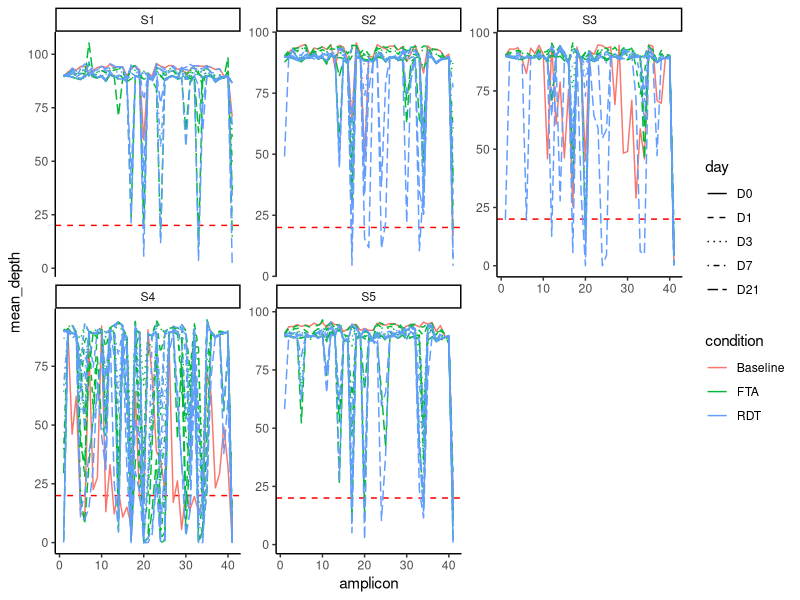
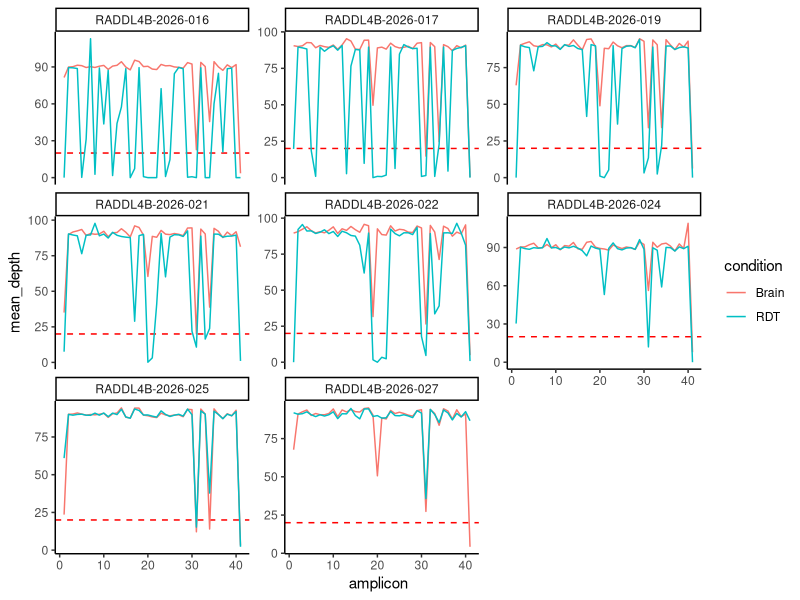
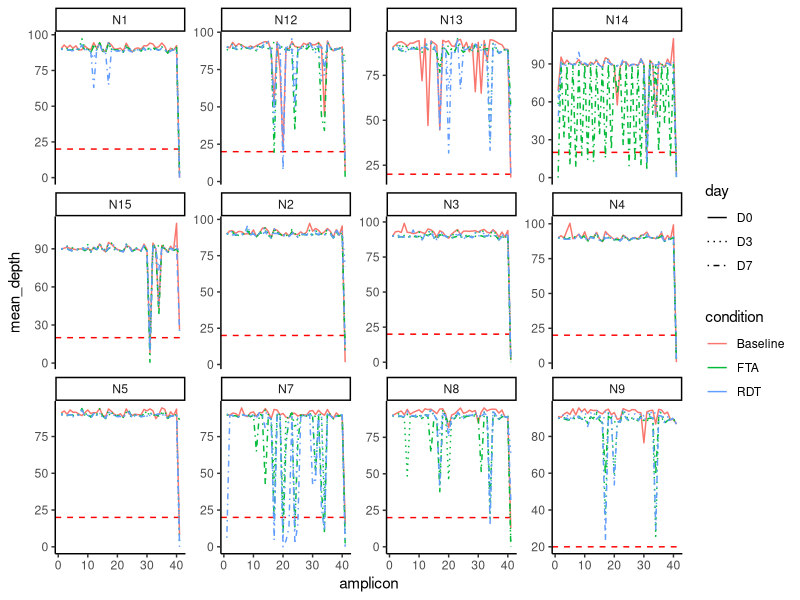
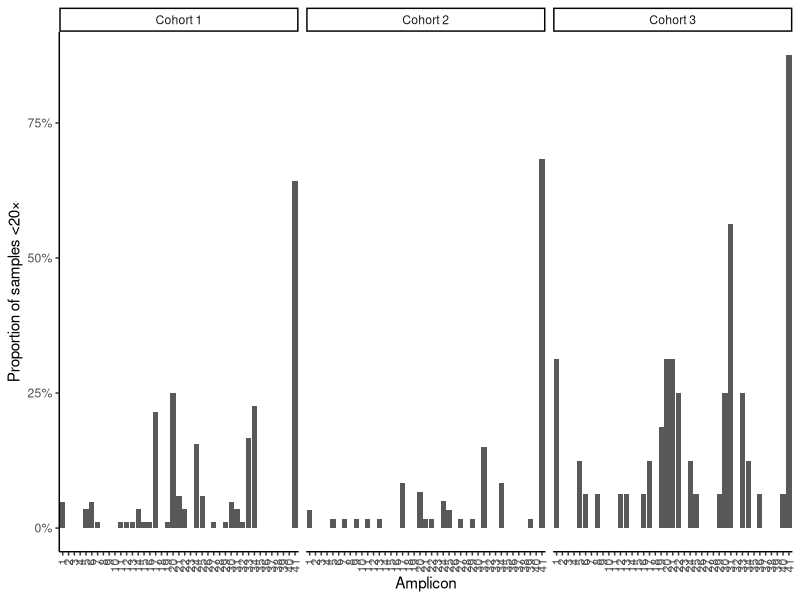
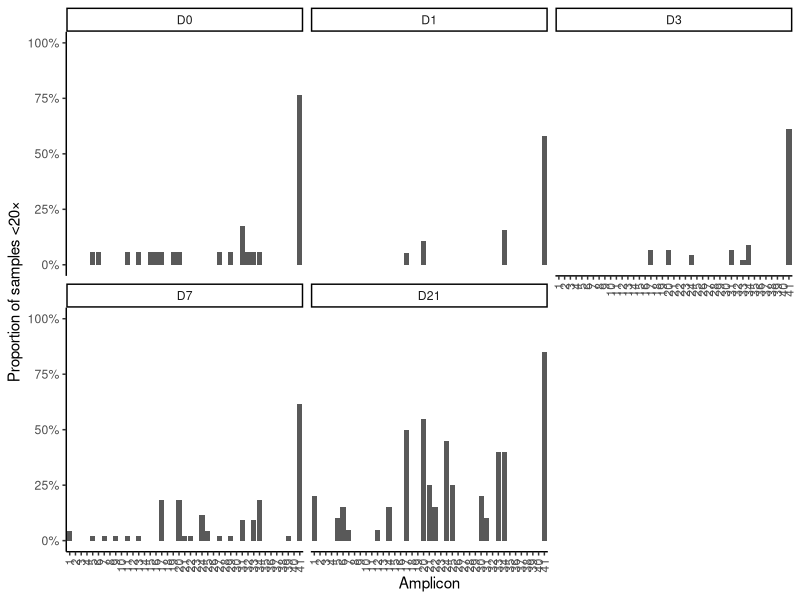
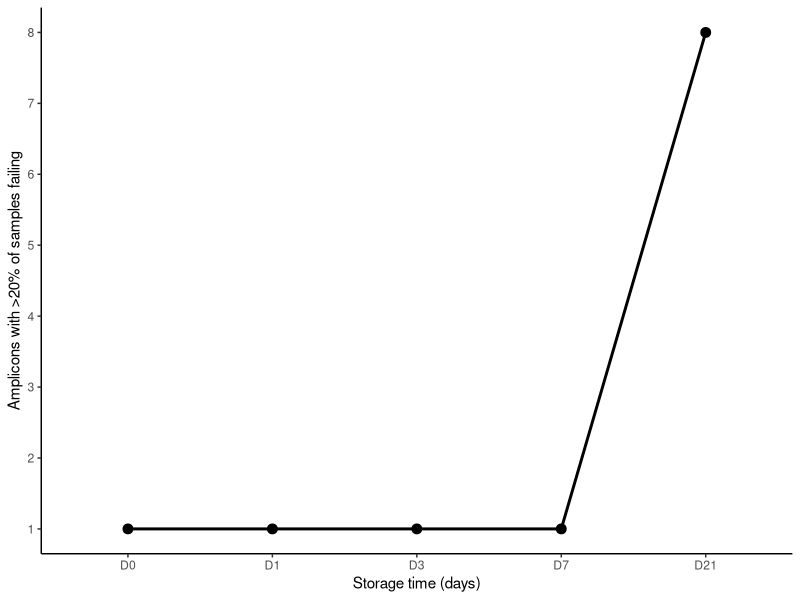
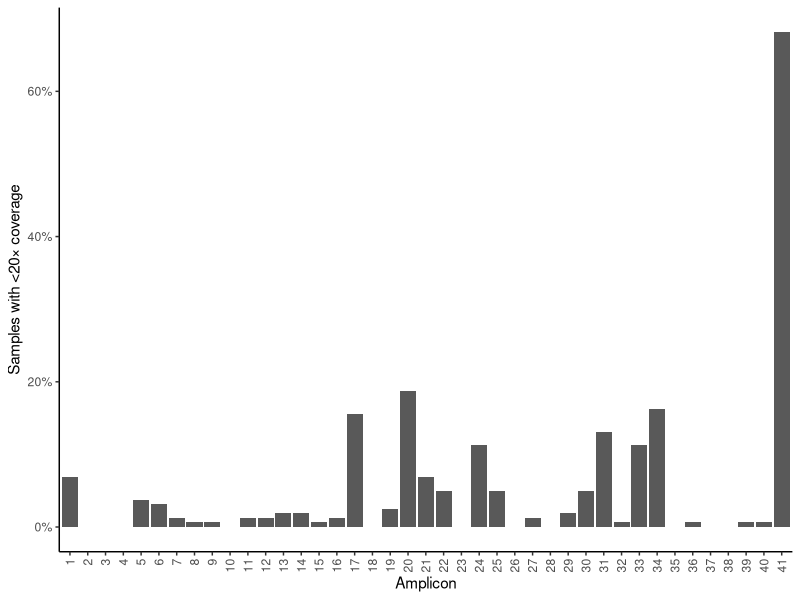
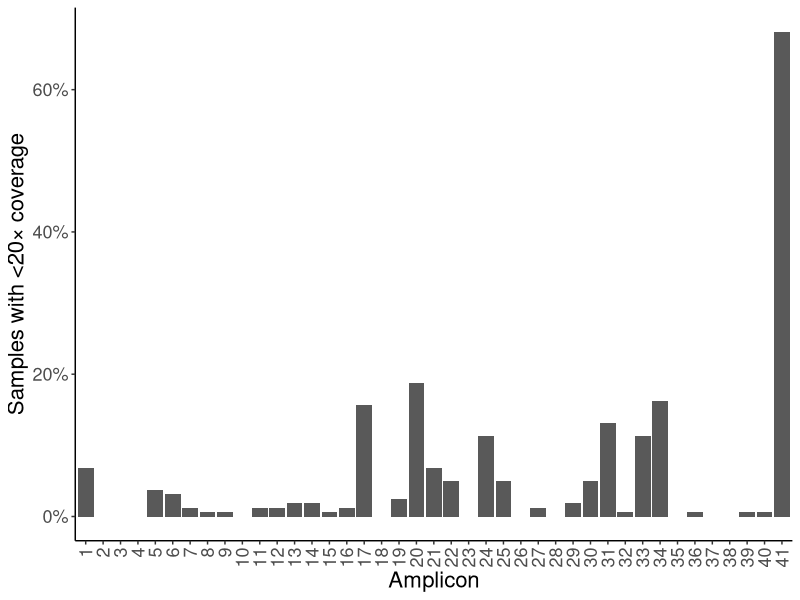

Here is the R script that generated these plots, in order:
library(tidyverse)

# Read the output made by Python script
depths <- read_tsv("processed/all_seq_combined_amplicon_depths.tsv")


###############################################################
##### Individual depth plots per cohort 
#################################################################

# Turn sample columns into rows and extract metadata from their names
depths_long <- depths %>%
  pivot_longer(
    cols = -c(chrom, amplicon),
    names_to = "sample_name",
    values_to = "mean_depth"
  ) %>%
  filter(
    !grepl("NTC|NEC|H26", sample_name)
  ) %>%
  mutate(
    # Correct sample naming
    sample_name = if_else(
      sample_name == "N14",
      "N14-D0",
      sample_name
    ),
    
    # Normalise underscores to dashes
    sample_name_norm = str_replace_all(sample_name, "_", "-"),
    
    is_field = str_detect(
      sample_name_norm,
      "^RADDL|^H[0-9]"
    )
  ) %>%
  extract(
    sample_name_norm,
    into = c("sample", "condition", "temp", "day"),
    regex = "^(N\\d+|S\\d+)(?:-(FTA|RDT))?(?:-(RT|37))?(?:-(D\\d+))?$",
    remove = FALSE
  ) %>%
  mutate(
    
    # ---------------------------------------------------------
    # FIELD SAMPLES — Cohort 3
    # Brain and RDT from the same underlying field sample
    # e.g. RADDL4B-2026-024
    #      RADDL4B-2026-024_RDT
    # ---------------------------------------------------------
    
    sample = if_else(
      is_field,
      str_remove(sample_name, "_RDT$"),
      sample
    ),
    
    condition = if_else(
      is_field,
      if_else(
        str_detect(sample_name, "_RDT$"),
        "RDT",
        "Brain"
      ),
      condition
    ),
    
    temp = if_else(
      is_field,
      "Field",
      temp
    ),
    
    # ---------------------------------------------------------
    # General metadata
    # ---------------------------------------------------------
    
    condition = if_else(
      is.na(condition) | condition == "",
      "Baseline",
      condition
    ),
    
    day = factor(
      day,
      levels = c("D0", "D1", "D3", "D7", "D21")
    ),
    
    # ---------------------------------------------------------
    # Define cohorts
    # ---------------------------------------------------------
    
    cohort = case_when(
      str_detect(sample, "^S") ~ "Cohort 1",
      str_detect(sample, "^N") ~ "Cohort 2",
      is_field ~ "Cohort 3",
      TRUE ~ NA_character_
    )
  ) %>%
  select(-sample_name_norm)

# define the cohorts 
cohort1 <- depths_long %>% filter(cohort == "Cohort 1")
cohort2 <- depths_long %>% filter(cohort == "Cohort 2")
cohort3 <- depths_long %>% filter(cohort == "Cohort 3")


# cohort 1 plots
ggplot(
  cohort1,
  aes(
    amplicon,
    mean_depth,
    colour = condition,
    linetype = day,
    group = sample_name
  )
) +
  geom_hline(
    yintercept = 20,
    linetype = "dashed",
    colour = "red"
  ) +
  scale_linetype_manual(
    values = c(
      "D0" = "solid",
      "D1" = "dashed",
      "D3" = "dotted",
      "D7" = "dotdash",
      "D21" = "longdash"
    ),
    na.value = "solid"
  ) +
  geom_line() +
  facet_wrap(~ sample, scales = "free_y") +
  theme_classic()


#cohort 3 plots
ggplot(
  cohort3,
  aes(
    amplicon,
    mean_depth,
    colour = condition,
    group = sample_name
  )
) +
  geom_hline(
    yintercept = 20,
    linetype = "dashed",
    colour = "red"
  ) +
  geom_line() +
  facet_wrap(~ sample, scales = "free_y") +
  theme_classic()

# cohort 2 plots
ggplot(
  cohort2,
  aes(
    amplicon,
    mean_depth,
    colour = condition,
    linetype = day,
    group = sample_name
  )
) +
  geom_hline(
    yintercept = 20,
    linetype = "dashed",
    colour = "red"
  ) +
  scale_linetype_manual(
    values = c(
      "D0" = "solid",
      "D1" = "dashed",
      "D3" = "dotted",
      "D7" = "dotdash",
      "D21" = "longdash"
    ),
    na.value = "solid"
  ) +
  geom_line() +
  facet_wrap(~ sample, scales = "free_y") +
  theme_classic()



###################################
#Consistency of amplicon failure 
####################################
amplicon_failure <- depths_long %>%
  mutate(
    below_20x = mean_depth < 20
  ) %>%
  group_by(cohort, amplicon) %>%
  summarise(
    n_samples = n_distinct(sample_name),
    n_below_20x = sum(below_20x, na.rm = TRUE),
    prop_below_20x = n_below_20x / n_samples,
    .groups = "drop"
  )

# amplicon failure by cohort
ggplot(
  amplicon_failure,
  aes(
    x = factor(amplicon),
    y = prop_below_20x
  )
) +
  geom_col() +
  facet_wrap(~ cohort) +
  scale_y_continuous(
    labels = scales::percent_format()
  ) +
  labs(
    x = "Amplicon",
    y = "Proportion of samples <20×"
  ) +
  theme_classic() +
  theme(
    axis.text.x = element_text(
      angle = 90,
      hjust = 1,
      vjust = 0.5
    )
  )


## Facet by time
amplicon_failure <- depths_long %>%
  mutate(
    below_20x = mean_depth < 20
  ) %>%
  filter(!is.na(day)) %>%
  group_by(day, amplicon) %>%
  summarise(
    n_samples = n_distinct(sample_name),
    n_below_20x = sum(below_20x, na.rm = TRUE),
    prop_below_20x = n_below_20x / n_samples,
    .groups = "drop"
  )

# amplicon failure by time
ggplot(
  amplicon_failure,
  aes(
    x = factor(amplicon),
    y = prop_below_20x
  )
) +
  geom_col() +
  facet_wrap(~ day) +
  scale_y_continuous(
    labels = scales::percent_format(),
    limits = c(0, 1)
  ) +
  labs(
    x = "Amplicon",
    y = "Proportion of samples <20×"
  ) +
  theme_classic() +
  theme(
    axis.text.x = element_text(
      angle = 90,
      hjust = 1,
      vjust = 0.5
    )
  )

# amplicons with >20% of samples failing through time
amplicon_failure_time <- depths_long %>%
  mutate(
    below_20x = mean_depth < 20
  ) %>%
  filter(
    !is.na(day)
   # ,
    # day != "D0"
  ) %>%
  group_by(day, amplicon) %>%
  summarise(
    n_samples = sum(!is.na(mean_depth)),
    n_below_20x = sum(below_20x, na.rm = TRUE),
    prop_below_20x = n_below_20x / n_samples,
    .groups = "drop"
  ) %>%
  group_by(day) %>%
  summarise(
    n_amplicons_gt20 = sum(prop_below_20x > 0.20),
    .groups = "drop"
  ) %>%
  mutate(
    day = factor(day, levels = c("D0","D1", "D3", "D7", "D21"))
  )

ggplot(
  amplicon_failure_time,
  aes(x = day, y = n_amplicons_gt20, group = 1)
) +
  geom_line(linewidth = 1) +
  geom_point(size = 3) +
  scale_y_continuous(
    breaks = 0:41
  ) +
  labs(
    x = "Storage time (days)",
    y = "Amplicons with >20% of samples failing"
  ) +
  theme_classic()


# overall amplicon failure proportions
amplicon_failure_all <- depths_long %>%
  # filter(condition != "Baseline", !is.na(condition)) %>%
  mutate(
    below_20x = mean_depth < 20
  ) %>%
  group_by(amplicon) %>%
  summarise(
    n_samples = n_distinct(sample_name),
    n_below_20x = sum(below_20x, na.rm = TRUE),
    prop_below_20x = n_below_20x / n_samples,
    .groups = "drop"
  )

amplicon_failure_all %>%
  summarise(
    n_amplicons_gt20 = sum(prop_below_20x > 0.20),
    n_amplicons = n(),
    proportion = mean(prop_below_20x > 0.20)
  )

p_amplicon_failure <- ggplot(
  amplicon_failure_all,
  aes(
    x = factor(amplicon),
    y = prop_below_20x
  )
) +
  geom_col() +
  scale_y_continuous(
    labels = scales::percent_format()
  ) +
  labs(
    x = "Amplicon",
    y = "Samples with <20× coverage"
  ) +
  theme_classic() +
  theme(
    axis.text.x = element_text(
      angle = 90,
      hjust = 1,
      vjust = 0.5
    )
  );p_amplicon_failure 

# Publication-ready plot
p_amplicon_failure <- p_amplicon_failure  +
  theme(
    axis.title = element_text(size = 16),
    axis.text = element_text(size = 13)
  ); p_amplicon_failure 


# ggsave(
#   "figures/amplicon_failure.pdf",
#   plot = p_amplicon_failure,
#   width = 180,
#   height = 120,
#   units = "mm",
#   device = cairo_pdf
# )
# 
# ggsave(
#   "figures/amplicon_failure.png",
#   plot = p_amplicon_failure,
#   width = 180,
#   height = 120,
#   units = "mm",
#   dpi = 600,
#   bg = "white"
# )

# proportion of >20 versus <20 coverage per amplicon

amplicon_coverage <- depths_long %>%
  mutate(
    coverage_category = case_when(
      mean_depth < 20 ~ "<20×",
      mean_depth > 20 ~ ">20x"
    )
  ) %>%
  count(amplicon, coverage_category) %>%
  group_by(amplicon) %>%
  mutate(
    prop = n / sum(n)
  ) %>%
  ungroup()
ggplot(
  amplicon_coverage,
  aes(
    x = factor(amplicon),
    y = prop,
    fill = coverage_category
  )
) +
  geom_col() +
  scale_y_continuous(
    labels = scales::percent_format()
  ) +
  labs(
    x = "Amplicon",
    y = "Proportion of samples",
    fill = "Mean depth"
  ) +
  theme_classic() +
  theme(
    axis.text.x = element_text(
      angle = 90,
      hjust = 1,
      vjust = 0.5
    )
  )


### Proportion of samples per preservation medium 

amplicon_failure <- depths_long %>%
  mutate(
    condition = case_when(
      condition %in% c("Brain", "Baseline") ~ "Brain",
      TRUE ~ condition
    ),
    day = case_when(
      condition == "Brain" ~ "D0",
      TRUE ~ day
    ),
    below_20x = mean_depth < 20
  ) %>%
  # filter(
  #   cohort == "Cohort 1",
  #   day != "D0",
  #   condition %in% c("FTA", "RDT")
  # ) %>%
  group_by(amplicon, condition, day) %>%
  summarise(
    n_samples = sum(!is.na(mean_depth)),
    n_below_20x = sum(below_20x, na.rm = TRUE),
    prop_below_20x = n_below_20x / n_samples,
    .groups = "drop"
  ) %>%
  mutate(
    day = factor(
      day,
      levels = c("D1", "D3", "D7", "D21")
    )
  )


# dodged barplot
ggplot(
  amplicon_failure,
  aes(
    x = factor(amplicon),
    y = prop_below_20x,
    fill = condition
  )
) +
  geom_col(position = "dodge") +
  scale_y_continuous(
    labels = scales::percent_format()
  ) +
  labs(
    x = "Amplicon",
    y = "Proportion of samples <20×",
    fill = "Specimen type"
  ) +
  theme_classic() +
  theme(
    axis.text.x = element_text(
      angle = 90,
      hjust = 1,
      vjust = 0.5
    )
  )


# look at amplicon failure over time, plot each amplicon as facet 
amplicon_failure <- depths_long %>%
  filter(
    cohort == "Cohort 1",
    day != "D0",
    condition %in% c("FTA", "RDT")
  ) %>%
  mutate(
    below_20x = mean_depth < 20
  ) %>%
  group_by(amplicon, condition, day) %>%
  summarise(
    n_samples = sum(!is.na(mean_depth)),
    n_below_20x = sum(below_20x, na.rm = TRUE),
    prop_below_20x = n_below_20x / n_samples,
    .groups = "drop"
  ) %>%
  mutate(
    day = factor(
      day,
      levels = c("D1", "D3", "D7", "D21")
    )
  )

# amplicon failures over time, irrespective of medium
ggplot(
  amplicon_failure,
  aes(
    x = day,
    y = prop_below_20x,
    group = 1
  )
) +
  geom_line() +
  geom_point() +
  facet_wrap(~ amplicon) +
  scale_y_continuous(
    labels = scales::percent_format(),
    limits = c(0, 1)
  ) +
  labs(
    x = "Storage time",
    y = "Proportion of samples <20×"
  ) +
  theme_classic()


# RDT v FTA
ggplot(
  amplicon_failure,
  aes(
    x = day,
    y = prop_below_20x,
    colour = condition,
    group = condition
  )
) +
  geom_line() +
  geom_point() +
  facet_wrap(~ amplicon) +
  scale_y_continuous(
    labels = scales::percent_format(),
    limits = c(0, 1)
  ) +
  labs(
    x = "Storage time",
    y = "Proportion of samples <20×",
    colour = "Specimen type"
  ) +
  theme_classic()



##failure over time including baselines 
amplicon_failure <- depths_long %>%
  filter(
    cohort == "Cohort 1",
   # condition %in% c("FTA", "RDT")
  ) %>%
  mutate(
    below_20x = mean_depth < 20
  ) %>%
  group_by(amplicon, condition, day) %>%
  summarise(
    n_samples = sum(!is.na(mean_depth)),
    n_below_20x = sum(below_20x, na.rm = TRUE),
    prop_below_20x = n_below_20x / n_samples,
    .groups = "drop"
  ) %>%
  mutate(
    day = factor(
      day,
      levels = c("D0", "D1", "D3", "D7", "D21")
    )
  )

# Manuscript-quality figure
p <- ggplot(
  amplicon_failure,
  aes(
    x = day,
    y = prop_below_20x,
    colour = condition,
    group = condition
  )
) +
  geom_line(linewidth = 0.6) +
  geom_point(size = 2) +
  facet_wrap(~ amplicon) +
  scale_x_discrete(
    labels = c(
      "D0" = "0",
      "D1" = "1",
      "D3" = "3",
      "D7" = "7",
      "D21" = "21"
    )
  ) +
  scale_y_continuous(
    labels = scales::percent_format(),
    limits = c(-0.05, 1),
    breaks = seq(0, 1, 0.2)
  )+
  scale_colour_discrete(
    labels = c(
      "Baseline" = "Brain",
      "FTA" = "FTA",
      "RDT" = "RDT"
    )
  ) +
  labs(
    x = "Storage time (days)",
    y = "Proportion of samples <20×",
    colour = "Specimen type"
  ) +
  theme_classic(base_size = 11) +
  theme(
    strip.text = element_text(size = 10),
    axis.text = element_text(size = 9),
    axis.title = element_text(size = 11),
    legend.text = element_text(size = 9),
    legend.title = element_text(size = 10)
  );p

# PNG — 600 dpi
# ggsave(
#   "figures/amplicon_failure_over_time.png",
#   plot = p,
#   width = 180,
#   height = 140,
#   units = "mm",
#   dpi = 600,
#   bg = "white"
# )
# 
# # TIFF — 600 dpi, LZW compressed
# ggsave(
#   "figures/amplicon_failure_over_time.tiff",
#   plot = p,
#   width = 180,
#   height = 140,
#   units = "mm",
#   dpi = 600,
#   compression = "lzw",
#   bg = "white"
# )


# overall amplicon failure
amplicon_failure_summary <- depths_long %>%
  filter(
    cohort == "Cohort 1"
  ) %>%
  mutate(
    below_20x = mean_depth < 20
  ) %>%
  group_by(condition, day) %>%
  summarise(
    n_amplicons = sum(!is.na(mean_depth)),
    n_below_20x = sum(below_20x, na.rm = TRUE),
    prop_below_20x = n_below_20x / n_amplicons,
    .groups = "drop"
  ) %>%
  mutate(
    day = factor(day, levels = c("D0", "D1", "D3", "D7", "D21"))
  )

p2 <- ggplot(
  amplicon_failure_summary,
  aes(
    x = day,
    y = prop_below_20x,
    colour = condition,
    group = condition
  )
) +
  geom_line(linewidth = 0.8) +
  geom_point(size = 2.5) +
  scale_x_discrete(
    labels = c(
      "D0" = "0",
      "D1" = "1",
      "D3" = "3",
      "D7" = "7",
      "D21" = "21"
    )
  ) +
  scale_y_continuous(
    labels = scales::percent_format(),
    limits = c(0, 0.2),
    breaks = seq(0, 0.2, 0.05)
  )+
  scale_colour_discrete(
    labels = c(
      "Baseline" = "Brain",
      "FTA" = "FTA",
      "RDT" = "LFD"
    )
  ) +
  labs(
    x = "Storage time (days)",
    y = "Amplicons with <20× mean depth",
    colour = "Specimen type"
  ) +
  theme_classic(base_size = 12)
p2

# PNG — 600 dpi
# ggsave(
#   "figures/summary_amplicon_failure_over_time.png",
#   plot = p2,
#   width = 180,
#   height = 140,
#   units = "mm",
#   dpi = 600,
#   bg = "white"
# )
# 
# # TIFF — 600 dpi, LZW compressed
# ggsave(
#   "figures/summary_amplicon_failure_over_time.tiff",
#   plot = p2,
#   width = 180,
#   height = 140,
#   units = "mm",
#   dpi = 600,
#   compression = "lzw",
#   bg = "white"
# )
